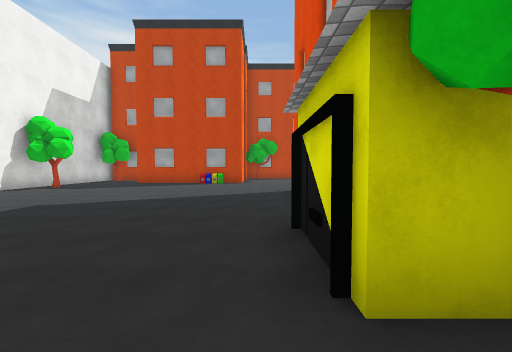
view 1 (above)

24 first-person views from a walk through a Unity game level. The camera is 1.5 m above the floor, tilts 2° down and sees 90° across. The floor is counted in squares, 2 m on a side. Each view is taken from the middle of a square. On the plan, view 1 faces up. The plan holds only what a view shows up to about 9 squares ahead; the rest is blank. The place goes on beyond the plan. Surface patterns are stand-ins for the level's own textures.

view 2
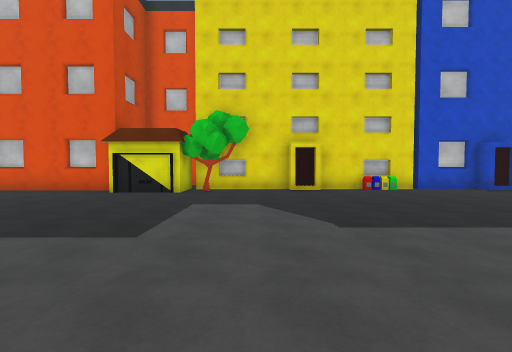

view 3
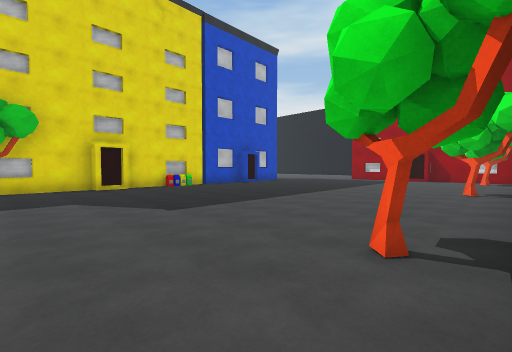

view 4
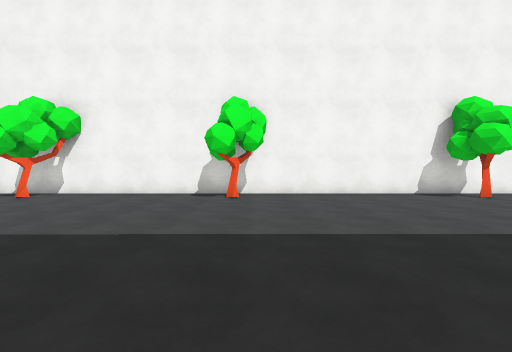

view 5
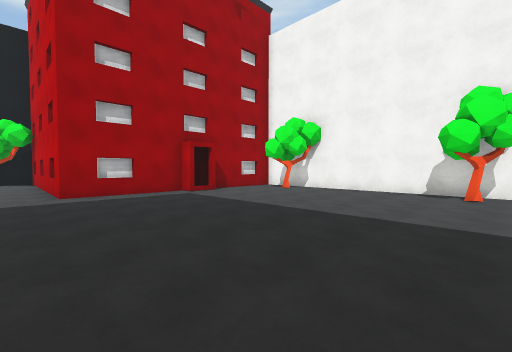

view 6
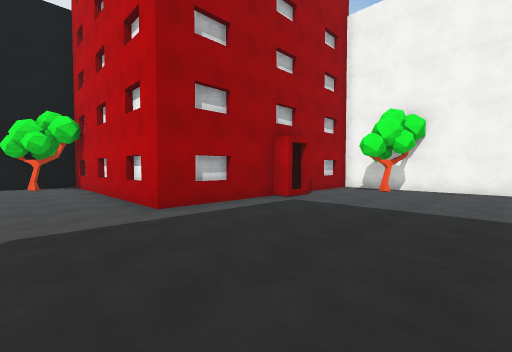

view 7
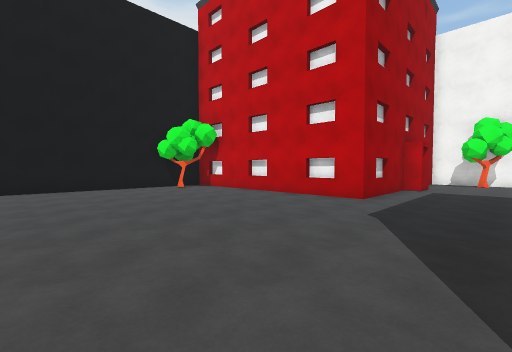

view 8
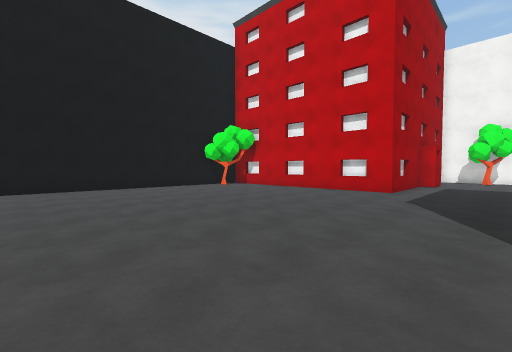

view 9
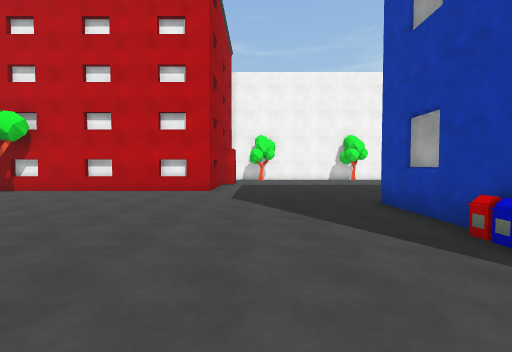

view 10
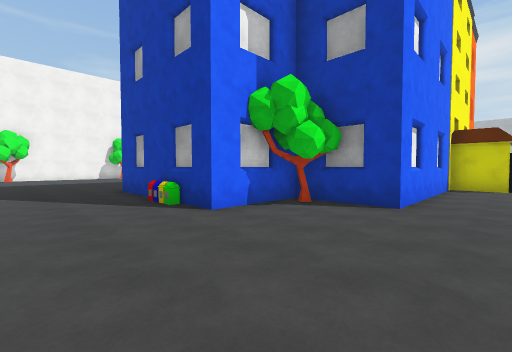

view 11
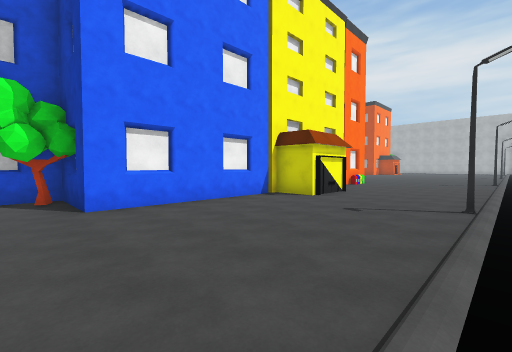

view 12
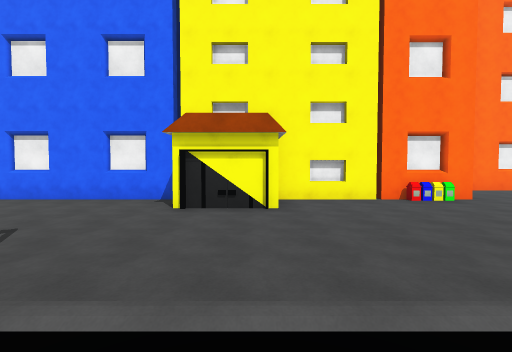

view 13
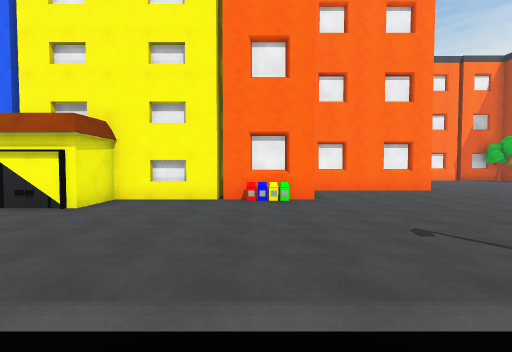

view 14
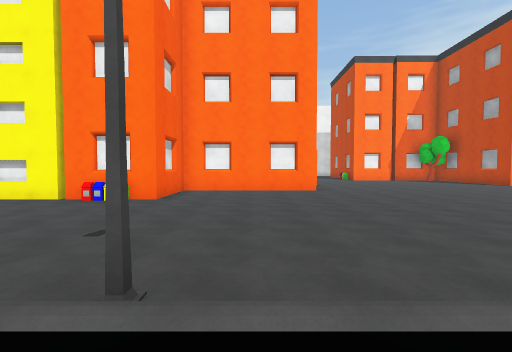

view 15
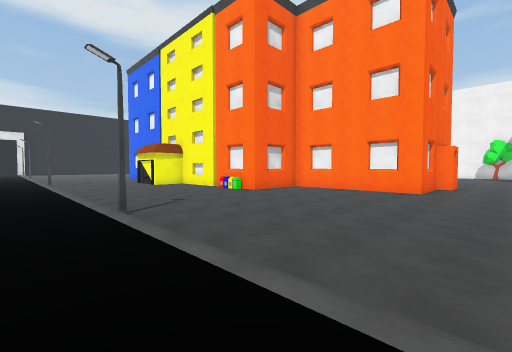

view 16
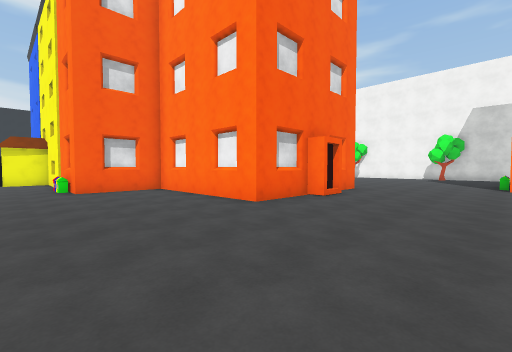

view 17
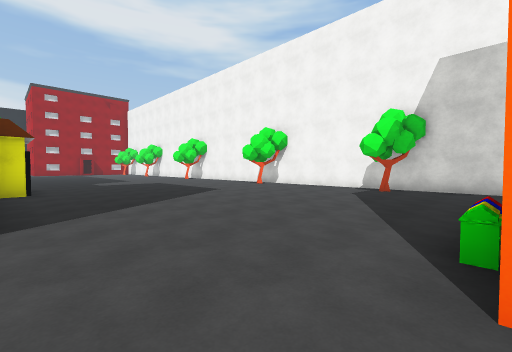

view 18
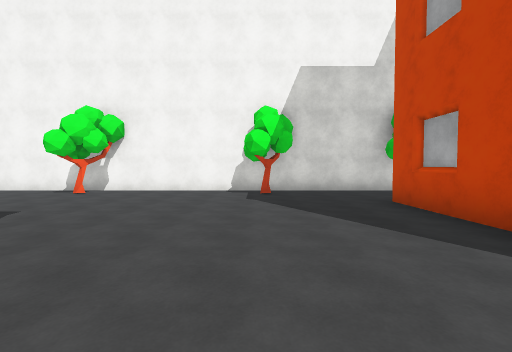

view 19
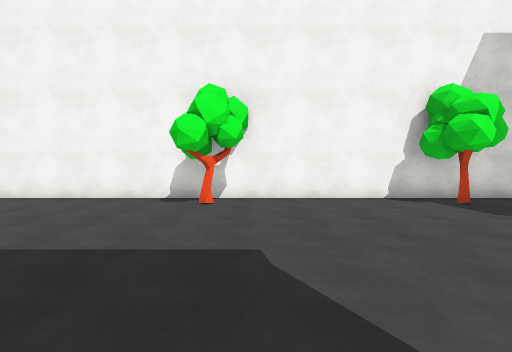

view 20
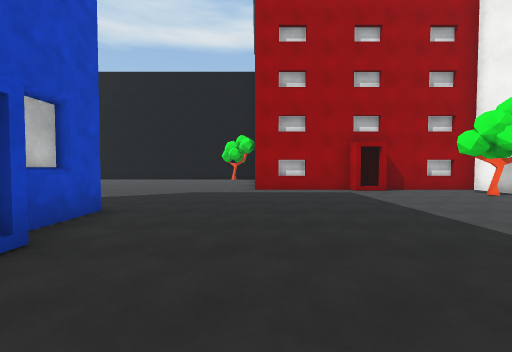

view 21
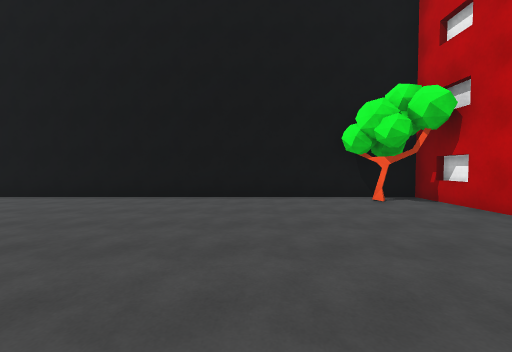

view 22
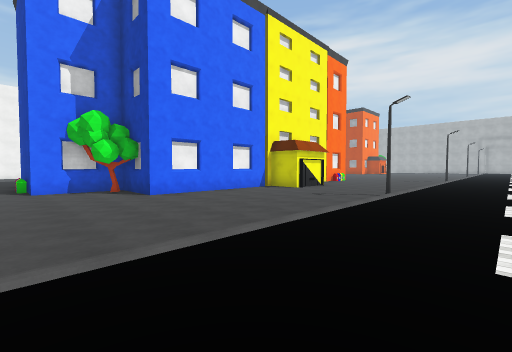

view 23
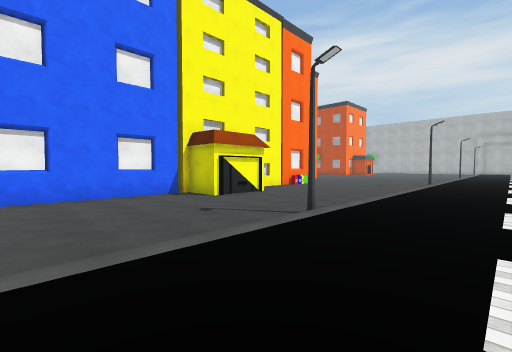

view 24
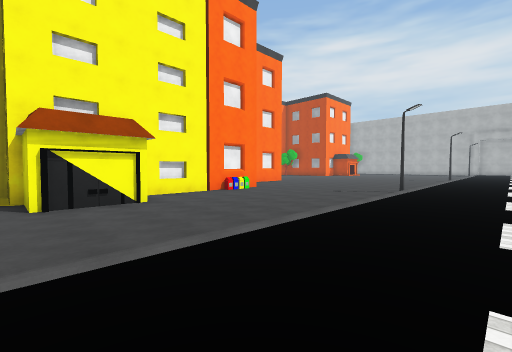

### Floor plan
Points are (right, up) in squares from view 1. A wall is a line through its corners. A room is listed if a view was taken in it or the views show most of it. See-through windows are left out.
Room 1 (views 1, 2, 3, 4, 5, 6, 7, 8, 9, 10, 11, 12, 13, 14, 15, 16, 17, 18, 19, 20, 21, 22, 23, 24)
walls: (1.2, -3.1) (1.2, -2.1) (1.7, -2.1) (1.7, 1.2) (0.5, 1.2) (0.5, 3.5) (1.2, 3.5) (1.2, 7.4); (1.1, -8.5) (1.7, -8.5) (1.7, -3.1); (1.2, -9.5) (1.2, -8.8); (3.1, -11.2) (2.4, -11.2); (6.1, -9.6) (6.1, -10.6); (5.4, -11.2) (4.6, -11.2); (8, 1) (8.6, 1); (8.4, 2.9) (8.4, 1.9); (-4.1, -14.9) (-4.1, -15.4) (-1, -15.4) (-1, -22.4) (9.4, -22.4); (-1.1, -16.1) (-1.1, -17.1); (-5, -15.1) (-4.2, -15.1); (1.1, 8.1) (2.2, 8.1); (5.9, 7.4) (5.9, 6.5); (4.1, 8.1) (6.1, 8.1) (6.1, 3.5) (8.6, 3.5) (8.6, -1.5) (9.9, -1.5) (9.9, -3.6) (8.6, -3.6) (8.6, -8.9) (6.3, -8.9) (6.3, -11.4) (1.7, -11.4) (1.7, -9.9); (3.2, 8.4) (3.8, 8.4); (-1.1, -18.5) (-1.1, -19.4); (-1.1, -20.9) (-1.1, -21.6); (-2.9, 12) (-5.6, 12); (-8.2, 12.5) (-8.2, -15.4) (-5.2, -15.4)
low walls: (1.2, -5.6) (1.2, -4.5); (5.2, -11.6) (4.1, -11.6); (8.8, 2.9) (8.8, 1.8)
ways out: gap at (-8, -14); gap at (-8, -2); gap at (-8, 9)
objects: tree (-7, -14); tree (-7, -9); tree (-7, -2); tree (-7, 4); tree (-7, 9); tree (0, -22); tree (1, 0); tree (7, -9)

Positions as (right, up) in squares from view 1, and headings:
1: (0, 0), facing up
2: (-7, -1), facing right
3: (-8, 0), facing down-right
4: (-1, -8), facing left
5: (0, -8), facing down-left
6: (1, -11), facing down-left
7: (5, -13), facing down-left
8: (7, -13), facing down-left
9: (7, -14), facing left
10: (10, -14), facing up-left
11: (14, -10), facing up-left
12: (15, -2), facing left
13: (15, 2), facing left
14: (15, 6), facing left
15: (15, 10), facing down-left
16: (10, 12), facing down-left
17: (1, 12), facing down-left
18: (0, 9), facing left
19: (-2, 5), facing left
20: (-1, -7), facing down
21: (3, -16), facing down
22: (16, -12), facing up-left
23: (16, -8), facing up-left
24: (16, -4), facing up-left
